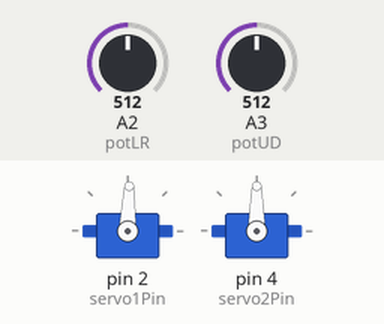
The sketch below on a simulated Arduino Uno, built with avr-gcc and run on an emulated ATmega328P. Parts: 2 × servo. Inputs (shaded band) come from the test bench; at power-on: A2 (potLR) = 512, A3 (potUD) = 512.

Above: at 1.2 s.
1.3 s: A2 (potLR) set to 716
At 2.2 s:
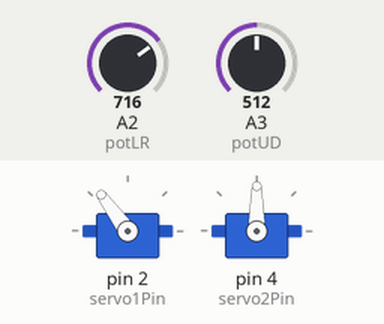
2.8 s: A3 (potUD) set to 716
At 3.3 s:
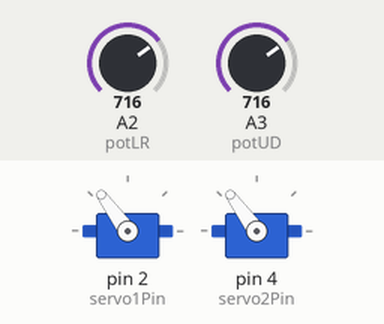
4.3 s: A2 (potLR) set to 900
At 5.5 s:
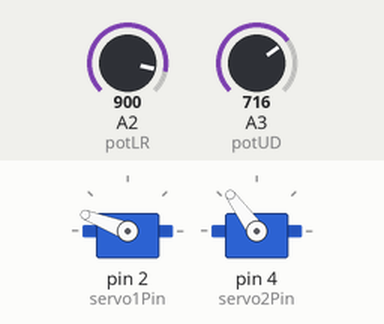
5.8 s: A3 (potUD) set to 900
At 6.8 s:
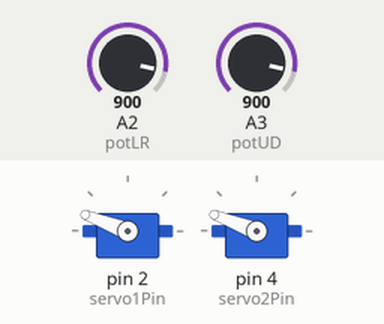
7.3 s: A2 (potLR) set to 1023
At 8.0 s:
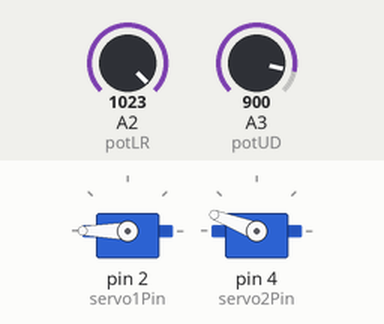
8.8 s: A3 (potUD) set to 1023
At 9.1 s:
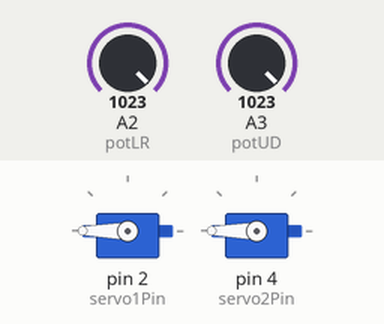
Timing chart, 0 to 11.3 s (numbered marks = the images above; inputs shaded):
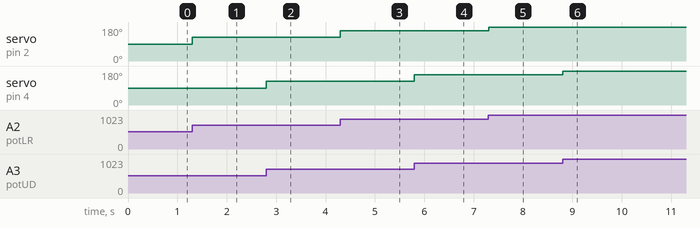

The sketch:

JoyStickServoControl.ino
```cpp
#include <Servo.h>

int potLR = 2;
int potUD = 3;

int servo1Pin = 2;
int servo2Pin = 4;

Servo servo1;
Servo servo2;

int LRInput;
int UDInput;

void setup() {
  // put your setup code here, to run once:
  Serial.begin(9600);

  servo1.attach(servo1Pin);
  servo2.attach(servo2Pin);
}

void loop() {
  // put your main code here, to run repeatedly:
  LRInput = 90;
  UDInput = 90;

  LRInput = analogRead(potLR);
  UDInput = analogRead(potUD);

  servo1.write(normalizeLR(LRInput));
  servo2.write(normalizeUD(UDInput));
}

int normalizeLR(int input){

  int output = 90;

  if(input <= 517){

    output = input/5.8090;
  }else if(input >= 525){

      output = input/5.64015;
  }

  return output;
}

int normalizeUD(int input){

  int output = 90;

  if(input <= 504){

    output = input/5.6629;
  }else if(input >= 512){

      output = input/5.65485;
  }

  return output;
}
```

Measured:
- after the input at 1.3 s, servo on pin 2 (servo1Pin): 88° → 126° at once
- after the input at 2.8 s, servo on pin 4 (servo2Pin): 90° → 126° at once
- after the input at 4.3 s, servo on pin 2 (servo1Pin): 126° → 159° at once
- after the input at 5.8 s, servo on pin 4 (servo2Pin): 126° → 159° at once
- after the input at 7.3 s, servo on pin 2 (servo1Pin): 159° → 180° at once
- after the input at 8.8 s, servo on pin 4 (servo2Pin): 159° → 180° at once
